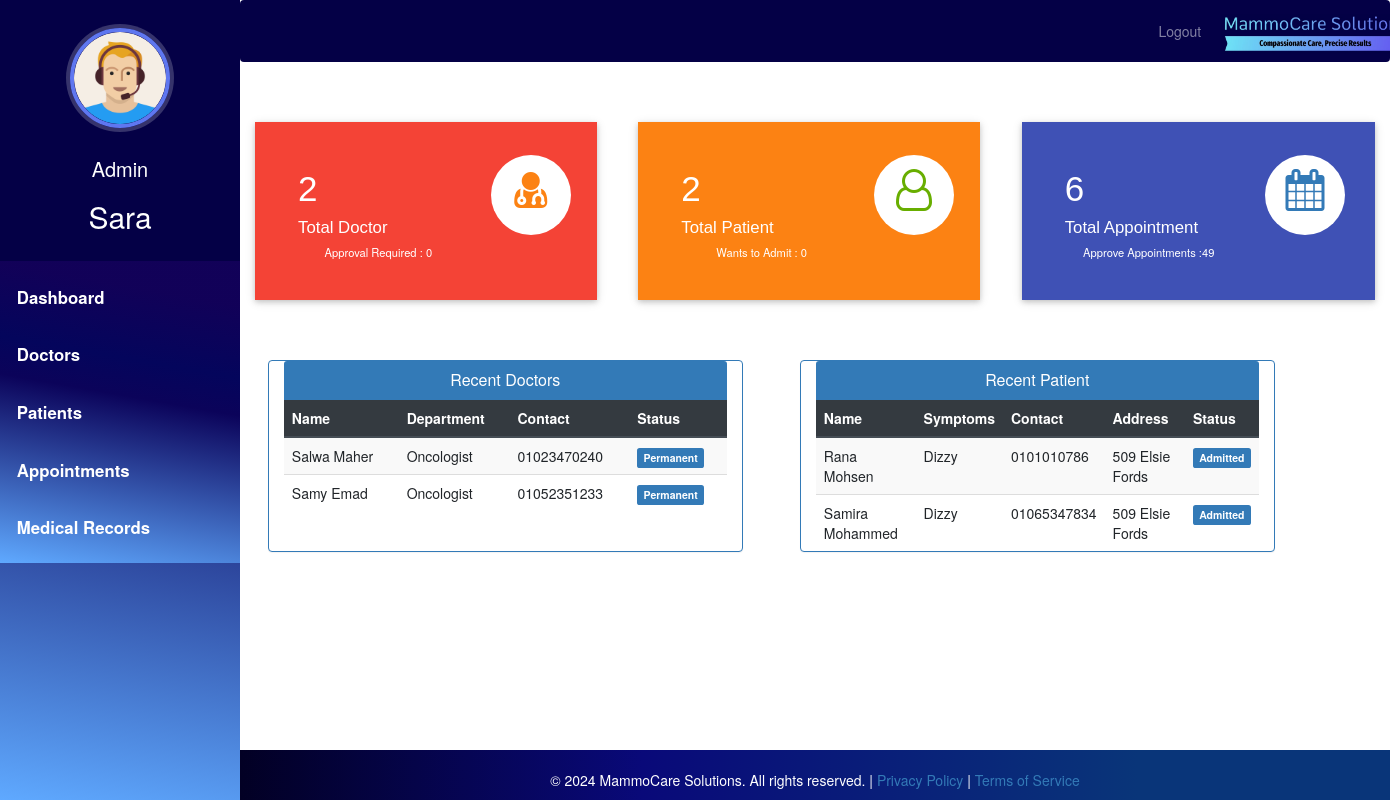
Page /admin-dashboard (signed in) on the committed database.
### hospital/models.py (models this page shows, shortened)
class Doctor(models.Model):
    user=models.OneToOneField(User,on_delete=models.CASCADE)
    profile_pic= models.ImageField(upload_to='profile_pic/DoctorProfilePic/', null=True,blank=True)
    address = models.CharField(max_length=40)
    mobile = models.CharField(max_length=20,null=True)
    department= models.CharField(max_length=50, default='Oncologist')
    status=models.BooleanField(default=False)
    @property
    def get_name(self):
        return self.user.first_name+" "+self.user.last_name

class Patient(models.Model):
    user=models.OneToOneField(User,on_delete=models.CASCADE)
    profile_pic= models.ImageField(upload_to='profile_pic/PatientProfilePic/',null=True,blank=True)
    address = models.CharField(max_length=40)
    mobile = models.CharField(max_length=20,null=False)
    symptoms = models.CharField(max_length=100,null=False)
    assignedDoctorId = models.PositiveIntegerField(null=True)
    admitDate=models.DateField(auto_now=True)
    dob = models.DateField()
    status=models.BooleanField(default=False)
    @property
    def get_name(self):
        return self.user.first_name+" "+self.user.last_name

### hospital/views.py (the view)
# urls.py: path('admin-dashboard', views.admin_dashboard_view,name='admin-dashboard'),
@login_required(login_url='adminlogin')
@user_passes_test(is_admin)
def admin_dashboard_view(request):
    doctors=models.Doctor.objects.all().order_by('-id')
    patients=models.Patient.objects.all().order_by('-id')
    doctorcount=models.Doctor.objects.all().filter(status=True).count()
    pendingdoctorcount=models.Doctor.objects.all().filter(status=False).count()
    patientcount=models.Patient.objects.all().filter(status=True).count()
    pendingpatientcount=models.Patient.objects.all().filter(status=False).count()
    appointmentcount=models.Appointment.objects.all().filter(status=True).count()
    pendingappointmentcount=models.Appointment.objects.all().filter(status=False).count()
    mydict={
    'doctors':doctors,
    'patients':patients,
    'doctorcount':doctorcount,
    'pendingdoctorcount':pendingdoctorcount,
    'patientcount':patientcount,
    'pendingpatientcount':pendingpatientcount,
    'appointmentcount':appointmentcount,
    'pendingappointmentcount':pendingappointmentcount,
    }
    return render(request,'hospital/admin_dashboard.html',context=mydict)

### hospital/views.py (called while the page is built)
def is_admin(user):
    return user.groups.filter(name='ADMIN').exists()

### templates/hospital/admin_dashboard.html
{% extends 'hospital/admin_base.html' %}
{% load static %}
{% block content %}
{%include 'hospital/admin_dashboard_cards.html'%}
<br><br><br>
<div class="container">
  <div class="row">
    <div class="panel panel-primary col-md-5" style="margin-left:2%;">
      <div class="panel-heading" style="text-align:center;">
        <h6 class="panel-title">Recent Doctors</h6>
      </div>
      <table class="table table-hover table-striped" id="dev-table">
        <thead class="thead-dark">
          <tr>
            <th>Name</th>
            <th>Department</th>
            <th>Contact</th>
            <th>Status</th>
          </tr>
        </thead>
        {% for d in doctors %}
        <tr>
          <td> {{d.get_name}}</td>
          <td>{{d.department}}</td>
          <td>{{d.mobile}}</td>
          {%if d.status%}
          <td> <span class="label label-primary">Permanent</span></td>
          {% else %}
          <td> <span class="label label-success">On Hold</span></td>
          {% endif %}
        </tr>
        {% endfor %}
      </table>
    </div>
    <div class="panel panel-primary col-md-5" style="margin-left:5%;">
      <div class="panel-heading" style="text-align:center;">
        <h6 class="panel-title">Recent Patient</h6>
      </div>
      <table class="table table-hover table-striped" id="dev-table">
        <thead class="thead-dark">
          <tr>
            <th>Name</th>
            <th>Symptoms</th>
            <th>Contact</th>
            <th>Address</th>
            <th>Status</th>
          </tr>
        </thead>
        {% for p in patients %}
        <tr>
          <td> {{p.get_name}}</td>
          <td>{{p.symptoms}}</td>
          <td>{{p.mobile}}</td>
          <td>{{p.address}}</td>
          {%if p.status%}
          <td> <span class="label label-primary">Admitted</span></td>
          {% else %}
          <td> <span class="label label-success">On Hold</span></td>
          {% endif %}
        </tr>
        {% endfor %}
      </table>
    </div>
  </div>
</div>
{% endblock content %}

### templates/hospital/admin_base.html (shortened to what this page needs)
<!DOCTYPE html>
{% load static %}
<html lang="en">
<head>
  <link rel="stylesheet" href="https://stackpath.bootstrapcdn.com/bootstrap/4.3.1/css/bootstrap.min.css">
  <link rel="stylesheet" href="https://maxcdn.bootstrapcdn.com/font-awesome/4.7.0/css/font-awesome.min.css">
  <link rel="stylesheet" href="{% static '/style.css' %}">
</head>
<body>
  <nav class="menu" tabindex="0">
    <header class="avatar">
      <div style="display: inline-block;">
        <img src="{% static "images/adminpropic.png" %}" />
        <br><br>
        <h6 style="color: white; font-size: 20px;">Admin</h6>
      </div>
      <h2>{{ request.user.first_name }}</h2>
    </header>
    <ul>
      <li tabindex="0" class="icon-dashboard"> <a style="color:white; text-decoration:none;" href="/admin-dashboard"><span>Dashboard</span></a> </li>
      <li tabindex="0" class="icon-customers"> <a style="color:white; text-decoration:none;" href="/admin-doctor"><span>Doctors</span></a></li>
      <li tabindex="0" class="icon-users"> <a style="color:white; text-decoration:none;" href="/admin-patient"><span>Patients</span></a></li>
      <li tabindex="0" class="icon-calendar"> <a style="color:white; text-decoration:none;" href="/admin-appointment"><span>Appointments</span></a></li>
      <li tabindex="0" class="icon-calendar"> <a style="color:white; text-decoration:none;" href="/admin-medical-records"><span>Medical Records</span></a></li>
    </ul>
  </nav>
  <main>
    <div class="bs-example">
      <nav class="navbar navbar-expand-md navbar-dark fixed-top" style="background:#040046;">
        <div class="navbar-nav" style=" margin-left: 80%;">
          <a href="/index" class="nav-item nav-link">Logout</a>
        </div>
        <a href="/admin-dashboard" class="navbar-brand">
          <img src="{% static 'images/mammocare-logo.jpeg' %}" alt="Logo" height="40" style="margin-top: -7px;">
        </a>
      </nav>
    </div>
    <br><br>
    {% block content %}
    {% endblock content %}
    <br><br><br><br>
    <footer>
      <br>
      <div class="container">
        <div class="row">
          <div class="col-md-12 col-sm-12">
            <div style="color:#ffffff;" class="wow fadeInUp footer-copyright">
              <p>
                &copy; 2024 MammoCare Solutions. All rights reserved. | <a href="/privacy_policy">Privacy Policy</a> | <a href="/terms">Terms of Service</a>
              </p>
            </div>
          </div>
        </div>
      </div>
    </footer>
  </main>
</body>
</html>

### static/style.css (style rules this page uses)
body { padding-left: 240px; }
main { position: relative; height: 100vh; }
.menu { background: #5bc995; height: 100vh; width: 240px; position: fixed; top: 0px; left: 0; z-index: 5; outline: none; }
.menu .avatar { background: rgba(0, 0, 0, 0.1); padding: 2em 0.5em; text-align: center; }
.menu .avatar img { width: 100px; border-radius: 50%; overflow: hidden; border: 4px solid #ffea92; box-shadow: 0 0 0 4px rgba(255, 255, 255, 0.2); }
.menu .avatar h2 { font-weight: normal; margin-bottom: 0; }
.menu ul { list-style: none; padding: 0.5em 0; margin: 0; }
.menu ul li { padding: 0.5em 1em 0.5em 3em; font-size: 0.95em; font-weight: regular; background-repeat: no-repeat; background-position: left 15px center; background-size: auto 20px; transition: all 0.15s linear; cursor: pointer; }
.menu ul li.icon-dashboard { background-image: url("http://www.entypo.com/images//gauge.svg"); }
.menu ul li.icon-customers { background-image: url("http://www.entypo.com/images//briefcase.svg"); }
.menu ul li.icon-users { background-image: url("http://www.entypo.com/images//users.svg"); }
.menu ul li.icon-calendar { background-image: url("http://www.entypo.com/images//calendar.svg"); }

### templates/hospital/admin_base.html (style rules this page uses)
a:link { text-decoration: none; }
a { color: white; }
footer { padding: 0px 0px 0px 0px; background-color: black; margin: 0px; }
p { text-align: center; }
body { padding-left: 240px; }
main { position: relative; height: 100vh; }
.menu { background: #03a9f4; height: 100vh; width: 240px; position: fixed; top: 0px; left: 0; z-index: 5; outline: none; }
.menu .avatar { background: rgba(0, 0, 0, 0.1); padding: 2em 0.5em; text-align: center; }
.menu .avatar img { width: 100px; border-radius: 50%; overflow: hidden; border: 4px solid #ffea92; box-shadow: 0 0 0 4px rgba(255, 255, 255, 0.2); }
.menu .avatar h2 { font-weight: normal; margin-bottom: 0; }
.menu ul { list-style: none; padding: 0.5em 0; margin: 0; }
.menu ul li { padding: 0.5em 1em 0.5em 3em; font-size: 0.95em; font-weight: regular; background-repeat: no-repeat; background-position: left 15px center; background-size: auto 20px; transition: all 0.15s linear; cursor: pointer; }
.menu ul li.icon-dashboard { background-image: url("http://www.entypo.com/images//gauge.svg"); }
.menu ul li.icon-customers { background-image: url("http://www.entypo.com/images//briefcase.svg"); }
.menu ul li.icon-users { background-image: url("http://www.entypo.com/images//users.svg"); }
.menu ul li.icon-calendar { background-image: url("http://www.entypo.com/images//calendar.svg"); }
body { padding-left: 240px; margin-top: 50px; }
.menu { background: rgb(2,0,36); background: linear-gradient(10deg, rgba(2,0,36,1) 0%, rgba(95,169,255,1) 0%, rgba(11,3,90,1) 55%, rgba(4,5,92,1) 66%, rgba(18,1,88,0.9568160027682948) 87%); height: 100vh; width: 240px; position: fixed; top: 0px; left: 0; z-index: 5; outline: none; transition: left 0.3s; }
.menu .avatar { background: #040046; padding: 2em 0.5em; text-align: center; }
.menu .avatar img { width: 100px; height: 100px; border-radius: 50%; overflow: hidden; border: 4px solid #5f77f0; box-shadow: 0 0 0 4px rgba(255, 255, 255, 0.2); }
.menu .avatar h2 { font-weight: normal; margin-bottom: 0; color: #fff; margin-top: 10px; }
.menu ul { list-style: none; padding: 0.5em 0; margin: 0; background: rgb(2,0,36); background: linear-gradient(10deg, rgba(2,0,36,1) 0%, rgba(95,169,255,1) 0%, rgba(11,3,90,1) 55%, rgba(4,5,92,1) 66%, rgba(18,1,88,0.9568160027682948) 87%); }
.menu ul li { padding: 1em; font-size: 1.2em; font-weight: bold; transition: background-color 0.3s ease; }
.menu ul li a { color: #fff; text-decoration: none; }
footer { padding: 0px 0px 0px 0px; background: rgb(2, 0, 36); background: linear-gradient(90deg, rgba(2, 0, 36, 1) 0%, rgba(9, 9, 121, 1) 35%, rgba(9, 53, 121, 1) 78%); margin: 0px; position: fixed; bottom: 0; width: 100%; height: 50px; text-align: center; }

### templates/hospital/admin_dashboard_cards.html (style rules this page uses)
footer { padding: 0px 0px 0px 0px; background: rgb(2, 0, 36); background: linear-gradient(90deg, rgba(2, 0, 36, 1) 0%, rgba(9, 9, 121, 1) 35%, rgba(9, 53, 121, 1) 78%); margin: 0px; position: absolute; bottom: 0; width: 100%; height: 50px; }

### rows in the picture
Doctor: get_name "Salwa Maher", department "Oncologist", mobile "01023470240", status "Permanent"
Doctor: get_name "Samy Emad", department "Oncologist", mobile "01052351233", status "Permanent"
Patient: get_name "Rana Mohsen", symptoms "Dizzy", mobile "0101010786", address "509 Elsie Fords", status "Admitted"
Patient: get_name "Samira Mohammed", symptoms "Dizzy", mobile "01065347834", address "509 Elsie Fords", status "Admitted"

### other values in the picture
{{ request.user.first_name }} "Sara"
{{ doctorcount }} "2"
{{ pendingdoctorcount }} "0"
{{ patientcount }} "2"
{{ pendingpatientcount }} "0"
{{ appointmentcount }} "6"
{{ pendingappointmentcount }} "49"
